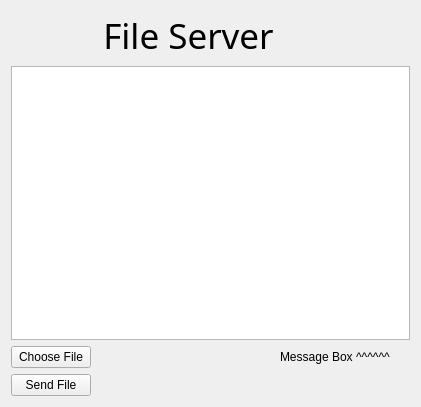
<?xml version="1.0" encoding="UTF-8"?>
<ui version="4.0">
 <class>ServerWidget</class>
 <widget class="QWidget" name="ServerWidget">
  <property name="geometry">
   <rect>
    <x>0</x>
    <y>0</y>
    <width>418</width>
    <height>407</height>
   </rect>
  </property>
  <property name="windowTitle">
   <string>ServerWidget</string>
  </property>
  <layout class="QGridLayout" name="gridLayout">
   <item row="0" column="0" colspan="3">
    <spacer name="horizontalSpacer">
     <property name="orientation">
      <enum>Qt::Horizontal</enum>
     </property>
     <property name="sizeHint" stdset="0">
      <size>
       <width>83</width>
       <height>41</height>
      </size>
     </property>
    </spacer>
   </item>
   <item row="3" column="0" colspan="2">
    <widget class="QPushButton" name="buttonFile">
     <property name="text">
      <string>Choose File</string>
     </property>
    </widget>
   </item>
   <item row="1" column="0" colspan="5">
    <widget class="QTextEdit" name="textEdit">
     <property name="readOnly">
      <bool>true</bool>
     </property>
    </widget>
   </item>
   <item row="0" column="3">
    <widget class="QLabel" name="label">
     <property name="font">
      <font>
       <family>Microsoft JhengHei</family>
       <pointsize>26</pointsize>
      </font>
     </property>
     <property name="text">
      <string>File Server</string>
     </property>
     <property name="alignment">
      <set>Qt::AlignCenter</set>
     </property>
     <property name="wordWrap">
      <bool>false</bool>
     </property>
    </widget>
   </item>
   <item row="0" column="4">
    <spacer name="horizontalSpacer_2">
     <property name="orientation">
      <enum>Qt::Horizontal</enum>
     </property>
     <property name="sizeType">
      <enum>QSizePolicy::Fixed</enum>
     </property>
     <property name="sizeHint" stdset="0">
      <size>
       <width>130</width>
       <height>41</height>
      </size>
     </property>
    </spacer>
   </item>
   <item row="4" column="0" colspan="2">
    <widget class="QPushButton" name="buttonSend">
     <property name="sizePolicy">
      <sizepolicy hsizetype="Preferred" vsizetype="Preferred">
       <horstretch>0</horstretch>
       <verstretch>0</verstretch>
      </sizepolicy>
     </property>
     <property name="text">
      <string>Send File</string>
     </property>
    </widget>
   </item>
   <item row="3" column="4">
    <widget class="QLabel" name="label_2">
     <property name="text">
      <string>Message Box ^^^^^^</string>
     </property>
    </widget>
   </item>
  </layout>
 </widget>
 <resources/>
 <connections/>
</ui>
